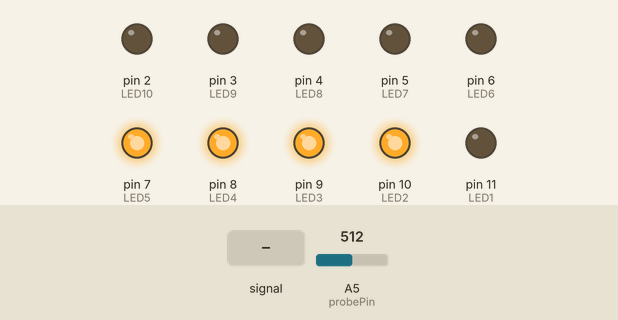
Simulated run of this sketch. Board: Arduino Uno, built with avr-gcc and run on an emulated ATmega328P. Parts: output pins drawn as LEDs (lit = HIGH). Dashed ring = blinking. The inputs (shaded band) are chosen by the test bench; at power-on: A5 (probePin) = 512. What the sketch prints to the serial monitor is not drawn.

Above: at 1.2 s.
1.3 s: A5 (probePin) fed a 2 Hz sine of ±306 counts around its level
At 1.8 s:
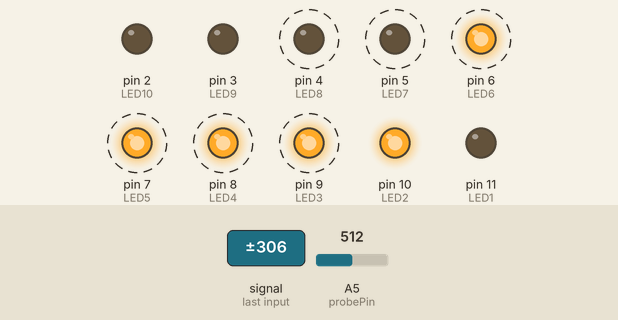
4.3 s: A5 (probePin) set to 900
At 5.6 s:
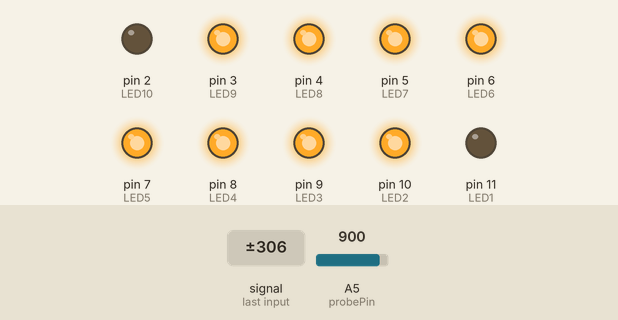
5.9 s: A5 (probePin) set to 960
At 7.1 s:
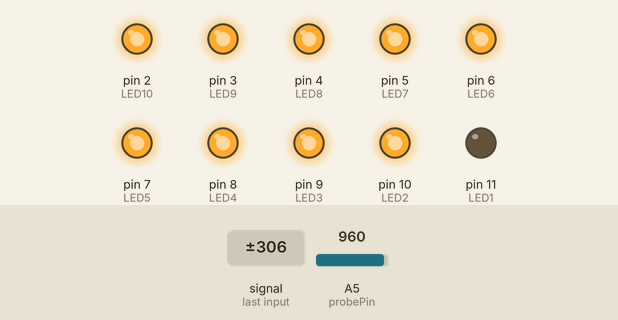
7.5 s: A5 (probePin) set to 122
At 8.7 s:
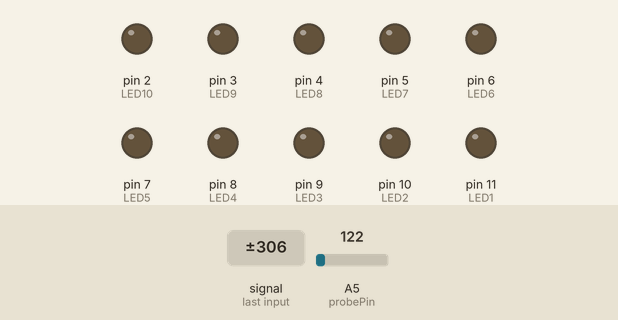
9.1 s: A5 (probePin) set to 139
10.6 s: A5 (probePin) set to 166
At 11.1 s:
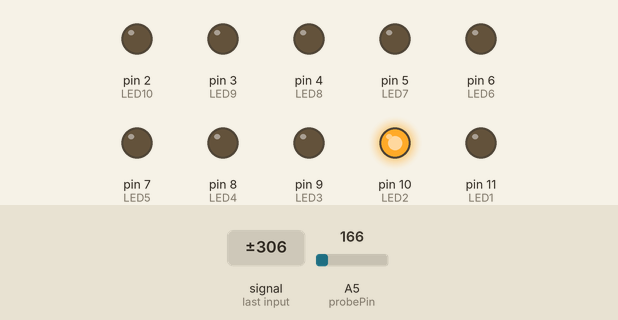
Timing chart, 0 to 13.1 s (numbered marks = the images above; inputs shaded):
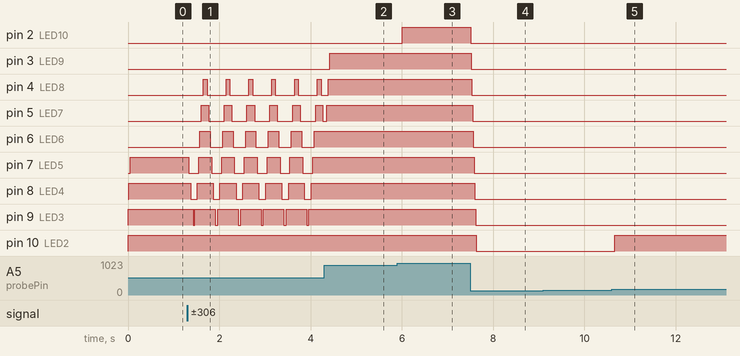

The sketch:

GhostDetectorProject6.ino
```cpp
/* @author Alejo Cain
 *  Date: 19-09-2021
 *  Time: 21:59
 *  Title: Ghost Detector
 */

// project variables
#define NUMREADINGS 25 // raise the readings to filter noise
int senseLimit = 1023;
int probePin = 5;
int val = 0;


// Pin connection of LEDs
int LED1 = 11;
int LED2 = 10;
int LED3 = 9;
int LED4 = 8;
int LED5 = 7;
int LED6 = 6;
int LED7 = 5;
int LED8 = 4;
int LED9 = 3;
int LED10 = 2;
int readings[NUMREADINGS]; // input from analoge wire

int index = 0;
int total = 0;
int average = 0;

void setup() {
pinMode(2, OUTPUT); // PUT THE PINS AS output
pinMode(3, OUTPUT);
pinMode(4, OUTPUT);
pinMode(5, OUTPUT);
pinMode(6, OUTPUT);
pinMode(7, OUTPUT);
pinMode(8, OUTPUT);
pinMode(9, OUTPUT);
pinMode(10, OUTPUT);
pinMode(11, OUTPUT);
Serial.begin(9600); // serial connection

for (int i = 0; i < NUMREADINGS; i++)
readings[i] = 0;
}

void loop() {
 val = analogRead(probePin);
 if(val >= 1) {
  val = constrain(val, 1, senseLimit);
  val = map(val, 1, senseLimit, 1, 1023);

  total -= readings[index];
  readings[index]= val;
  total += readings[index];
  index = (index + 1);
  if(index >= NUMREADINGS)
  index = 0;
  average = total/NUMREADINGS;
  if (average > 50 ) {
    digitalWrite(LED1, LOW);
  }
  if (average > 150) {
    digitalWrite(LED2, HIGH);
  }
  else {
    digitalWrite(LED2, LOW);
  }
  if(average > 250) {
    digitalWrite(LED3, HIGH);}
    else {
      digitalWrite(LED3, LOW);
    }
    if (average > 350) {
      digitalWrite(LED4, HIGH);
    }
    else { digitalWrite(LED4, LOW);
      }
    if (average > 450){
      digitalWrite(LED5, HIGH);
    }
    else {digitalWrite(LED5, LOW);
    }
    if(average > 550){
      digitalWrite(LED6, HIGH);
    }
    else {digitalWrite(LED6, LOW);
    }
    if(average > 650){
      digitalWrite(LED7, HIGH);
    }
    else {digitalWrite(LED7, LOW);}

    if(average > 750) {
      digitalWrite(LED8, HIGH);
    }
    else {digitalWrite(LED8, LOW);
    }
    if(average > 850 ) {
      digitalWrite(LED9, HIGH);
    }
    else { digitalWrite(LED9, LOW);
    }
    if(average > 950) {
      digitalWrite(LED10, HIGH);}
      else { digitalWrite(LED10, LOW);}

    Serial.println(val); // use to calibrate output

    }
  }
```

Measured:
- the behaviour switches between 150 and 151 on A5 (probePin) (found by bisection; images 4 and 5)
- after the input at 1.3 s, pin 4 (LED8): alternates HIGH for 0.08 s and LOW for 0.42 s, starting after 0.35 s; pin 5 (LED7): alternates HIGH for 0.17 s and LOW for 0.33 s, starting after 0.31 s
- after the input at 4.3 s, pin 3 (LED9): LOW → HIGH after 0.12 s; pin 6 (LED6), pin 7 (LED5), pin 8 (LED4), pin 9 (LED3): stops changing and stays HIGH
- after the input at 5.9 s, pin 2 (LED10): LOW → HIGH after 0.11 s
- after the input at 7.5 s, pin 2 (LED10), pin 3 (LED9), pin 4 (LED8): HIGH → LOW at once; pin 5 (LED7): HIGH → LOW after 0.05 s; pin 6 (LED6): HIGH → LOW after 0.07 s; pin 7 (LED5): HIGH → LOW after 0.08 s; pin 8 (LED4): HIGH → LOW after 0.10 s
- after the input at 10.6 s, pin 10 (LED2): LOW → HIGH after 0.06 s
